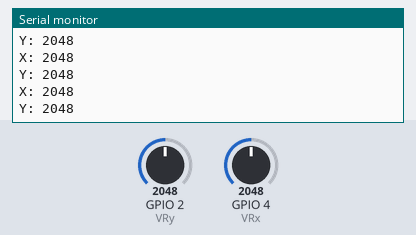
Bench run of a sketch on a simulated ESP32. Parts: the last lines printed to the serial monitor. The test bench sets the inputs (shaded band); at power-on: GPIO 2 (VRy) = 2048, GPIO 4 (VRx) = 2048.

Above: at 1.3 s.
1.4 s: GPIO 2 (VRy) set to 2866
At 1.81 s:
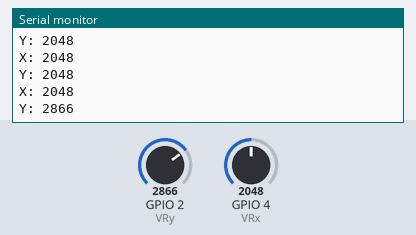
2.9 s: GPIO 4 (VRx) set to 2866
At 3.4 s:
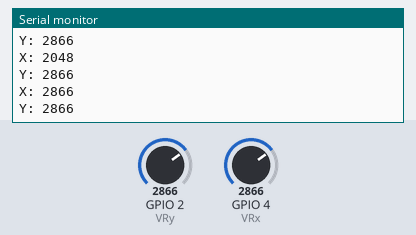
4.4 s: GPIO 2 (VRy) set to 3603
At 4.81 s:
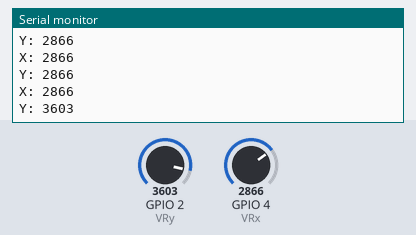
5.9 s: GPIO 4 (VRx) set to 3603
At 6.4 s:
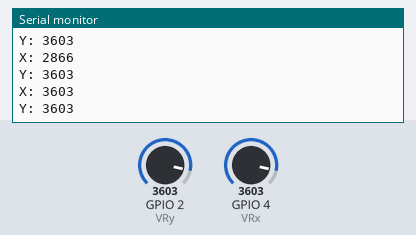
Timing chart, 0 to 8.4 s (numbered marks = the images above; inputs shaded):
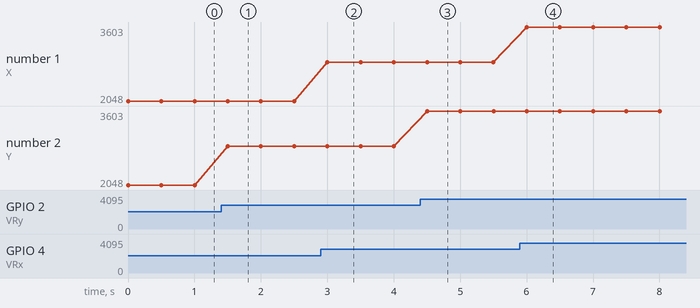

The sketch:

esp32_joystick.ino
```cpp
int VRx = 4;
int VRy = 2;
int SW  = 15;

int switchValue;

int lastSwitchState = LOW;

int delayMs = 500;
int elapsedTime = 0;

void setup() {
  // put your setup code here, to run once:
  pinMode(VRx, INPUT);
  pinMode(VRy, INPUT);
  pinMode(SW,  INPUT);

  //digitalWrite(VRx, HIGH);
  //digitalWrite(VRy, HIGH);
  digitalWrite(SW,  HIGH);

  Serial.begin(9600);
}

void loop() {
  // put your main code here, to run repeatedly:
  /*
  switchValue = analogRead(SW);

  if (switchValue == 0) {
    Serial.println("Switch pressed, value " + (String) switchValue);
    Serial.println("Digital switch value " + (String) digitalRead(SW));
  }
  */
  if (millis() > elapsedTime) {
    elapsedTime += delayMs;
    Serial.println("X: " + (String) analogRead(VRx));
    Serial.println("Y: " + (String) analogRead(VRy));
  }
}
```

Measured:
- after the input at 1.4 s, the serial monitor: prints a new line after 0.10 s (image 1)
- after the input at 2.9 s, the serial monitor: prints a new line after 0.10 s (image 2)
- after the input at 4.4 s, the serial monitor: prints a new line after 0.10 s (image 3)
- after the input at 5.9 s, the serial monitor: prints a new line after 0.10 s (image 4)
- plotted number 2: 2048 → 2866 after the input at 1.4 s, 2866 → 3603 after the input at 4.4 s
